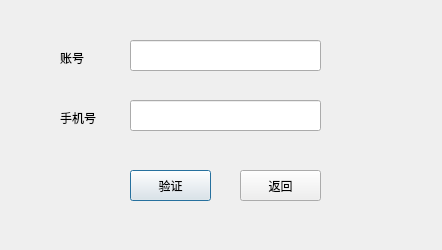
<?xml version="1.0" encoding="UTF-8"?>
<ui version="4.0">
 <class>findpassword</class>
 <widget class="QDialog" name="findpassword">
  <property name="geometry">
   <rect>
    <x>0</x>
    <y>0</y>
    <width>442</width>
    <height>250</height>
   </rect>
  </property>
  <property name="windowTitle">
   <string>找回密码</string>
  </property>
  <widget class="QLineEdit" name="lineEdit">
   <property name="geometry">
    <rect>
     <x>130</x>
     <y>40</y>
     <width>191</width>
     <height>31</height>
    </rect>
   </property>
  </widget>
  <widget class="QLineEdit" name="lineEdit_2">
   <property name="geometry">
    <rect>
     <x>130</x>
     <y>100</y>
     <width>191</width>
     <height>31</height>
    </rect>
   </property>
  </widget>
  <widget class="QLabel" name="label">
   <property name="geometry">
    <rect>
     <x>60</x>
     <y>50</y>
     <width>72</width>
     <height>15</height>
    </rect>
   </property>
   <property name="text">
    <string>账号</string>
   </property>
  </widget>
  <widget class="QLabel" name="label_2">
   <property name="geometry">
    <rect>
     <x>60</x>
     <y>110</y>
     <width>72</width>
     <height>15</height>
    </rect>
   </property>
   <property name="text">
    <string>手机号</string>
   </property>
  </widget>
  <widget class="QPushButton" name="pushButton">
   <property name="geometry">
    <rect>
     <x>130</x>
     <y>170</y>
     <width>81</width>
     <height>31</height>
    </rect>
   </property>
   <property name="text">
    <string>验证</string>
   </property>
   <property name="autoRepeatDelay">
    <number>300</number>
   </property>
   <property name="autoRepeatInterval">
    <number>100</number>
   </property>
   <property name="autoDefault">
    <bool>true</bool>
   </property>
  </widget>
  <widget class="QPushButton" name="pushButton_2">
   <property name="geometry">
    <rect>
     <x>240</x>
     <y>170</y>
     <width>81</width>
     <height>31</height>
    </rect>
   </property>
   <property name="text">
    <string>返回</string>
   </property>
  </widget>
 </widget>
 <resources/>
 <connections/>
</ui>
